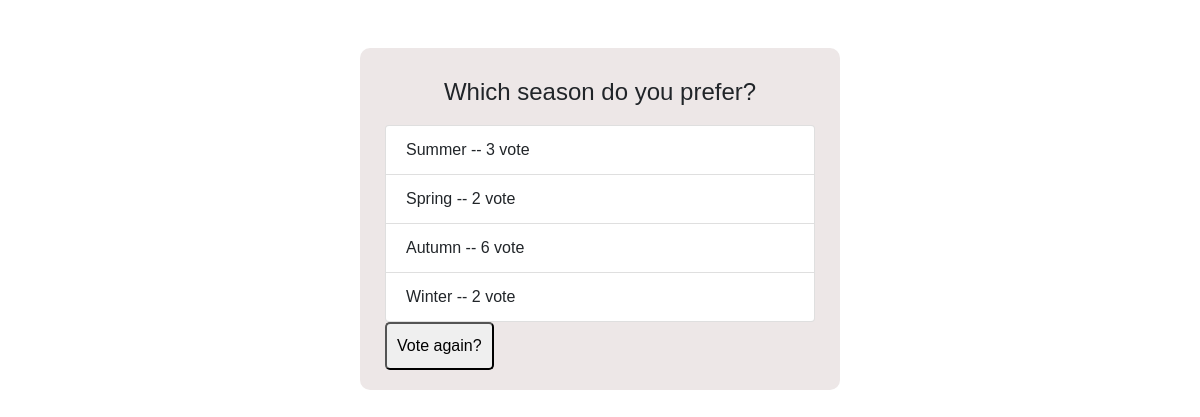
Page /polls/1/results/ on the committed database.
### polls/models.py (models this page shows, shortened)
class Question(models.Model):
    question_text = models.CharField(max_length=200)
    pub_date = models.DateTimeField('date published')

class Choice(models.Model):
    question = models.ForeignKey(Question, on_delete=models.CASCADE)
    choice_text = models.CharField(max_length=200)
    votes = models.IntegerField(default=0)

### polls/views.py (the view)
# urls.py: path('<int:question_id>/results/', views.results, name='results'),
def results(request, question_id):
    question = get_object_or_404(Question, pk=question_id)
    return render(request, 'polls/results.html', {'question': question})

### polls/templates/polls/results.html
{% load static %}
<!DOCTYPE html>
<html lang="en">
    <head>
        <link rel="stylesheet" href="https://cdn.jsdelivr.net/npm/bootstrap@4.6.2/dist/css/bootstrap.min.css">
        <link rel="stylesheet" href="{% static 'styles.css' %}">
    </head>
    <body>
        <br><br>
        <div class="container">
            <div class="header">
                <h4> {{ question.question_text }} </h4>
            </div>
            <ul class="list-group">
                {% for choice in question.choice_set.all %}
                <li class="list-group-item">
                    {{ choice.choice_text }} -- {{ choice.votes }}
                    vote{{chocie.votes|pluralize}}
                </li>
                {% endfor %}
            </ul>
            <a href="{% url 'polls:detail' question.id %}">
                <input type="submit" value="Vote again?" />
            </a>
        </div>
    </body>
</html>

### polls/static/styles.css (style rules this page uses)
.header { text-align: center; padding: 10px 10px; }
.container { width: 40%; border-radius: 10px; padding: 20px 25px; background-color: rgb(237, 231, 231); }
body { font-family: Arial, Helvetica, sans-serif; }
input[type=submit] { padding: 10px 10px; border-radius: 5px; }

### rows in the picture
Question: question_text "Which season do you prefer?"
Choice: choice_text "Summer", votes "3"
Choice: choice_text "Spring", votes "2"
Choice: choice_text "Autumn", votes "6"
Choice: choice_text "Winter", votes "2"
